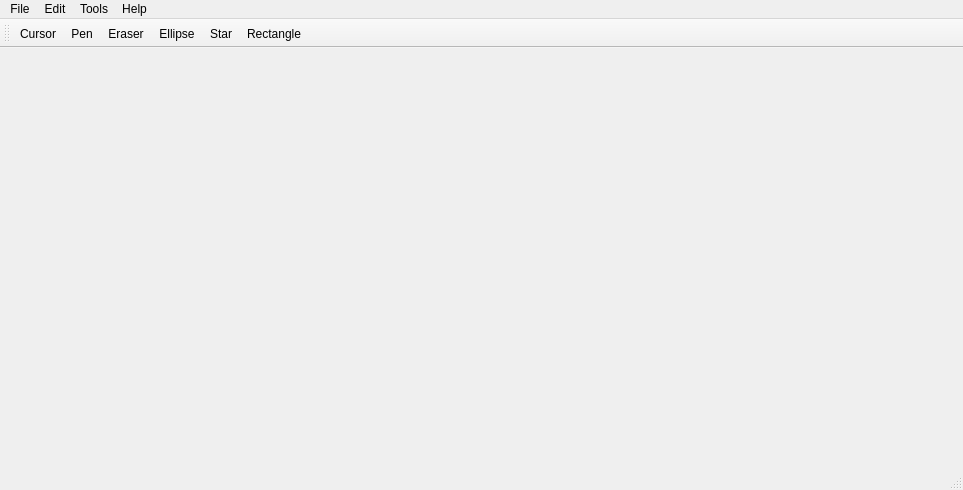
<?xml version="1.0" encoding="UTF-8"?>
<ui version="4.0">
 <class>MainWindow</class>
 <widget class="QMainWindow" name="MainWindow">
  <property name="geometry">
   <rect>
    <x>0</x>
    <y>0</y>
    <width>963</width>
    <height>490</height>
   </rect>
  </property>
  <property name="windowTitle">
   <string>MainWindow</string>
  </property>
  <widget class="QWidget" name="centralwidget">
   <layout class="QHBoxLayout" name="horizontalLayout">
    <item>
     <layout class="QVBoxLayout" name="listLayout"/>
    </item>
    <item>
     <layout class="QVBoxLayout" name="viewLayout"/>
    </item>
   </layout>
  </widget>
  <widget class="QMenuBar" name="menubar">
   <property name="geometry">
    <rect>
     <x>0</x>
     <y>0</y>
     <width>963</width>
     <height>22</height>
    </rect>
   </property>
   <widget class="QMenu" name="menuFile">
    <property name="title">
     <string>File</string>
    </property>
    <addaction name="actionAdd_Image"/>
    <addaction name="actionQuit"/>
   </widget>
   <widget class="QMenu" name="menuEdit">
    <property name="title">
     <string>Edit</string>
    </property>
   </widget>
   <widget class="QMenu" name="menuTools">
    <property name="title">
     <string>Tools</string>
    </property>
    <addaction name="actionCursor"/>
    <addaction name="actionPen"/>
    <addaction name="actionEraser"/>
    <addaction name="actionEllipse"/>
    <addaction name="actionRectangle"/>
    <addaction name="actionStar"/>
   </widget>
   <widget class="QMenu" name="menuHelp">
    <property name="title">
     <string>Help</string>
    </property>
    <addaction name="actionAbout"/>
   </widget>
   <addaction name="menuFile"/>
   <addaction name="menuEdit"/>
   <addaction name="menuTools"/>
   <addaction name="menuHelp"/>
  </widget>
  <widget class="QStatusBar" name="statusbar"/>
  <widget class="QToolBar" name="toolBar">
   <property name="windowTitle">
    <string>toolBar</string>
   </property>
   <attribute name="toolBarArea">
    <enum>TopToolBarArea</enum>
   </attribute>
   <attribute name="toolBarBreak">
    <bool>false</bool>
   </attribute>
   <addaction name="actionCursor"/>
   <addaction name="actionPen"/>
   <addaction name="actionEraser"/>
   <addaction name="actionEllipse"/>
   <addaction name="actionStar"/>
   <addaction name="actionRectangle"/>
  </widget>
  <action name="actionAdd_Image">
   <property name="icon">
    <iconset resource="resource.qrc">
     <normaloff>:/images/open.png</normaloff>:/images/open.png</iconset>
   </property>
   <property name="text">
    <string>Add Image</string>
   </property>
  </action>
  <action name="actionQuit">
   <property name="icon">
    <iconset resource="resource.qrc">
     <normaloff>:/images/close.png</normaloff>:/images/close.png</iconset>
   </property>
   <property name="text">
    <string>Quit</string>
   </property>
  </action>
  <action name="actionPen">
   <property name="icon">
    <iconset resource="resource.qrc">
     <normaloff>:/images/pen.png</normaloff>:/images/pen.png</iconset>
   </property>
   <property name="text">
    <string>Pen</string>
   </property>
  </action>
  <action name="actionEraser">
   <property name="icon">
    <iconset resource="resource.qrc">
     <normaloff>:/images/eraser.png</normaloff>:/images/eraser.png</iconset>
   </property>
   <property name="text">
    <string>Eraser</string>
   </property>
  </action>
  <action name="actionEllipse">
   <property name="icon">
    <iconset resource="resource.qrc">
     <normaloff>:/images/ellipse.png</normaloff>:/images/ellipse.png</iconset>
   </property>
   <property name="text">
    <string>Ellipse</string>
   </property>
  </action>
  <action name="actionRectangle">
   <property name="icon">
    <iconset resource="resource.qrc">
     <normaloff>:/images/rectangle.png</normaloff>:/images/rectangle.png</iconset>
   </property>
   <property name="text">
    <string>Rectangle</string>
   </property>
  </action>
  <action name="actionStar">
   <property name="icon">
    <iconset resource="resource.qrc">
     <normaloff>:/images/star.png</normaloff>:/images/star.png</iconset>
   </property>
   <property name="text">
    <string>Star</string>
   </property>
  </action>
  <action name="actionCursor">
   <property name="icon">
    <iconset resource="resource.qrc">
     <normaloff>:/images/cursor.png</normaloff>:/images/cursor.png</iconset>
   </property>
   <property name="text">
    <string>Cursor</string>
   </property>
  </action>
  <action name="actionAbout">
   <property name="icon">
    <iconset resource="resource.qrc">
     <normaloff>:/images/about.png</normaloff>:/images/about.png</iconset>
   </property>
   <property name="text">
    <string>About</string>
   </property>
  </action>
 </widget>
 <resources>
  <include location="resource.qrc"/>
 </resources>
 <connections/>
</ui>
